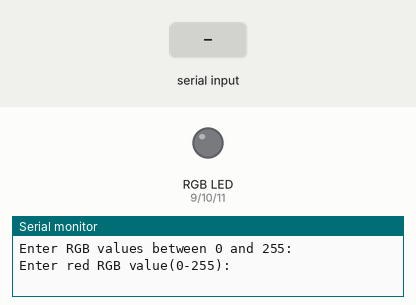
Simulated run of this sketch. Board: Arduino Uno, built with avr-gcc and run on an emulated ATmega328P. On the bench: an RGB LED mixed from three pins (HIGH = lit), the last lines printed to the serial monitor. Inputs (shaded band) come from the test bench. Dim RGB values are drawn brighter than linear.

Above: at 1.2 s.
1.3 s: "90,45,200\n" received over Serial
At 2.1 s:
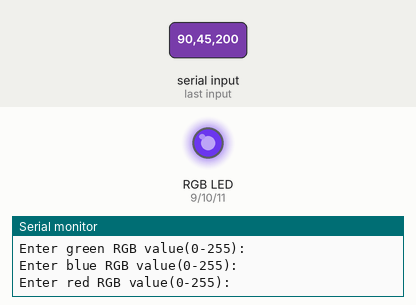
2.8 s: "30,150,10\n" received over Serial
At 3.3 s:
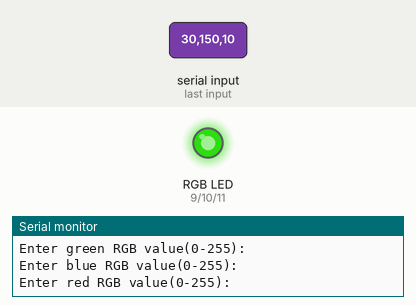
4.3 s: "1,90,45\n" received over Serial
At 5.5 s:
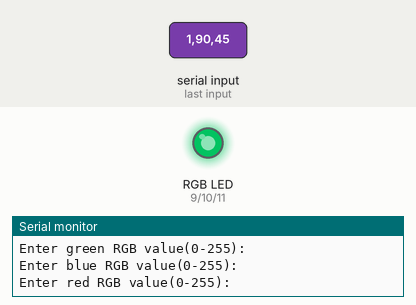
Timing chart, 0 to 7.3 s (numbered marks = the images above; inputs shaded):
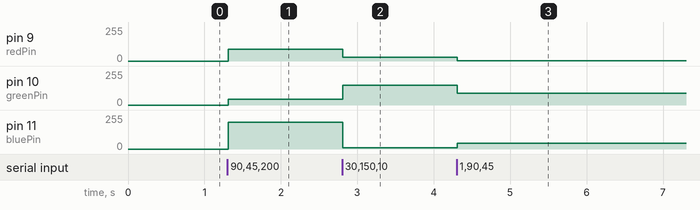

Measured:
- after the input at 1.3 s, pin 9 (redPin): 0/255 → 90/255 at once; pin 10 (greenPin): 0/255 → 45/255 at once; pin 11 (bluePin): 0/255 → 200/255 at once
- after the input at 2.8 s, pin 9 (redPin): 90/255 → 30/255 at once; pin 10 (greenPin): 45/255 → 150/255 at once; pin 11 (bluePin): 200/255 → 10/255 at once
- after the input at 4.3 s, pin 9 (redPin): 30/255 → 1/255 at once; pin 10 (greenPin): 150/255 → 90/255 at once; pin 11 (bluePin): 10/255 → 45/255 at once

The sketch:

RGBPicker.ino
```cpp
const int redPin = 9;
const int greenPin = 10;
const int bluePin = 11;

int userRed;
int userGreen;
int userBlue;

void setup() {
  Serial.begin(9600);

  pinMode(redPin, OUTPUT);
  pinMode(greenPin, OUTPUT);
  pinMode(bluePin, OUTPUT);

  Serial.println("Enter RGB values between 0 and 255:");
}

void loop() {

  Serial.println("Enter red RGB value(0-255): ");
  while(Serial.available() == 0){
  }
  userRed = Serial.parseInt();

  while(Serial.available()) Serial.read();

  Serial.println("Enter green RGB value(0-255): ");
  while(Serial.available() == 0){
  }
  userGreen = Serial.parseInt();

  while(Serial.available()) Serial.read();


  Serial.println("Enter blue RGB value(0-255): ");
  while(Serial.available() == 0){
  }
  userBlue = Serial.parseInt();

  while(Serial.available()) Serial.read();


  analogWrite(redPin, constrain(userRed, 0, 255));
  analogWrite(greenPin, constrain(userGreen, 0, 255));
  analogWrite(bluePin, constrain(userBlue, 0, 255));
}
```
